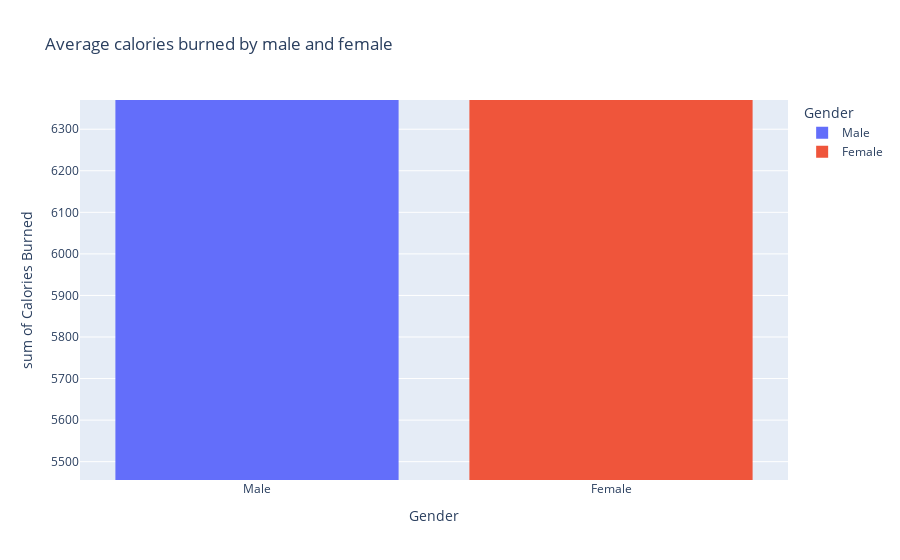

The cell this chart's notebook holds for it:
### Code cell
fig = px.histogram(data.head(20),  x = 'Gender', y = 'Calories Burned', color = 'Gender',
             title = 'Average calories burned by male and female')
fig.show()

### Figure 1 — Plotly figure (JSON) as saved in the notebook; plotly's stock layout.template omitted (floating-point values rounded to 4 significant figures)
{"data": [{"alignmentgroup": "True", "bingroup": "x", "histfunc": "sum", "hovertemplate": "Gender=%{x}<br>sum of Calories Burned=%{y}<extra></extra>", "legendgroup": "Male", "marker": {"color": "#636efa", "pattern": {"shape": ""}}, "name": "Male", "offsetgroup": "Male", "orientation": "v", "showlegend": true, "type": "histogram", "x": ["Male", "Male", "Male", "Male", "Male", "Male", "Male", "Male", "Male", "Male", "Male"], "xaxis": "x", "y": [1313, 532, 556, 1385, 719, 808, 593, 865, 1013, 794, 1195], "yaxis": "y"}, {"alignmentgroup": "True", "bingroup": "x", "histfunc": "sum", "hovertemplate": "Gender=%{x}<br>sum of Calories Burned=%{y}<extra></extra>", "legendgroup": "Female", "marker": {"color": "#EF553B", "pattern": {"shape": ""}}, "name": "Female", "offsetgroup": "Female", "orientation": "v", "showlegend": true, "type": "histogram", "x": ["Female", "Female", "Female", "Female", "Female", "Female", "Female", "Female", "Female"], "xaxis": "x", "y": [883, 677, 1116, 895, 740, 1111, 884, 742, 1030], "yaxis": "y"}], "layout": {"autosize": true, "barmode": "relative", "legend": {"title": {"text": "Gender"}, "tracegroupgap": 0}, "title": {"text": "Average calories burned by male and female"}, "xaxis": {"anchor": "y", "autorange": true, "categoryarray": ["Male", "Female"], "categoryorder": "array", "domain": [0, 1], "range": [-0.5, 1.5], "title": {"text": "Gender"}, "type": "category"}, "yaxis": {"anchor": "x", "autorange": false, "domain": [0, 1], "range": [5456.0, 6370.0], "title": {"text": "sum of Calories Burned"}, "type": "linear"}}}
